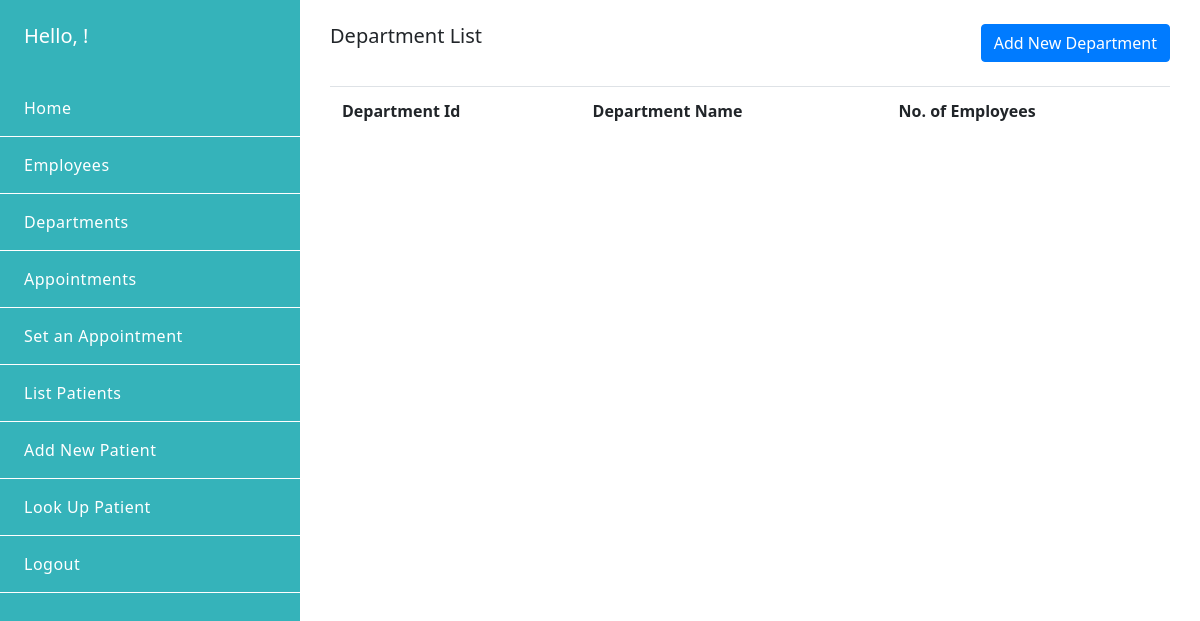
/departments/, run on an earlier commit of the app's database.
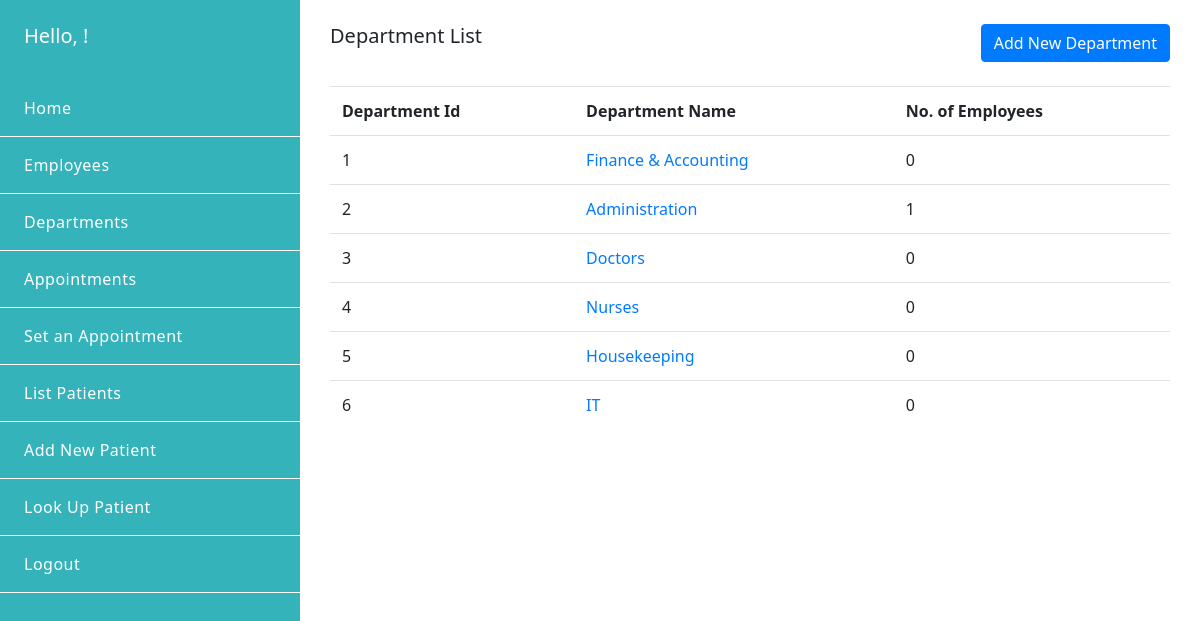
And on a later commit of the database.
### emr/models.py (models this page shows, shortened)
class Department(models.Model):
    id = models.AutoField(primary_key=True)
    name = models.CharField(max_length=50)
    description = models.TextField(blank=True)
    class Meta:
        verbose_name = 'Department'
        verbose_name_plural = 'Departments'
    def get_absolute_url(self):
        return reverse('view_department', args=[self.id])

### emr/views.py (the view)
# urls.py: path('departments/', views.list_departments, name='list_departments'),
def list_departments(request):
    departments = Department.objects.all()
    return render(request, 'emr/list_departments.html', {'departments': departments})

### emr/templates/emr/list_departments.html
{% extends 'backend_base.html' %} {% block content %}
<div class="container-fluid py-4">
  <div class="row">
    <div class="col-sm-6">
      <h5>Department List</h5>
    </div>
    <div class="col-sm-6 text-right">
      <a href="{% url 'add_department' %}" class="btn btn-primary"><span>Add New Department</span></a>
    </div>
  </div>
  <div class="article">
    <table class="table mt-4">
      <tr>
        <th>Department Id</th>
        <th>Department Name</th>
        <th>No. of Employees</th>
      </tr>
      {% for department in departments %}
      <tr>
        <td>  <span>       {{department.id}} </span>      </td>
        <td> <a href="{{department.get_absolute_url }}"> <span>{{department.name}}</span></a></td>
        <td>  <span>       {{department.employees.count}} </span>      </td>
      </tr>
      {% endfor %}
    </table>
  </div>
</div>
{% endblock %}

### emr/templates/backend_base.html (shortened to what this page needs)
<!DOCTYPE html>
<html>
<head>
    {% load static %}
    <link
      rel="stylesheet"
      type="text/css"
      href="{% static 'emr/css/style.css' %}"
    />
    <link
      rel="stylesheet"
      href="https://stackpath.bootstrapcdn.com/bootstrap/4.3.1/css/bootstrap.min.css"
    />
    <link rel="stylesheet" href="https://cdnjs.cloudflare.com/ajax/libs/tempusdominus-bootstrap-4/5.1.2/css/tempusdominus-bootstrap-4.min.css" />
</head>
<body>
    <div class = "container-fluid base-container">
        <div class= "row base-row">
            <div class= "col-sm-12 col-md-6 col-lg-3  col-xl-3 p-0 bg-emr">
              <h5 class="p-4 pb-2 font-white"> Hello, <span style="text-transform:capitalize;">{{request.user.username}} !</span></h5>
              {% include 'emr/nav.html' %}
            </div>
            <div class="col-sm-12 col-md-6 col-lg-9 col-xl-9">
                {% block content %}
                {% endblock content %}
            </div>
        </div>
    </div>
</body>
</html>

### emr/templates/emr/nav.html
<ul class="nav-list p-0">
    <li class="nav-list-item">
        <a href="{% url 'home' %}" class=" font-black pl-4 letter-spacing-05">Home</a>
    </li>
    <li class="nav-list-item">
        <a href="{% url 'list_employees'%}" class=" font-black pl-4 letter-spacing-05">Employees</a>
    </li>
      <li class="nav-list-item">
        <a href="{% url 'list_departments'%}" class=" font-black pl-4 letter-spacing-05">Departments</a>
    </li>
    <li class="nav-list-item">
        <a href="{% url 'list_appointments' %}" class=" font-black pl-4 letter-spacing-05">Appointments</a>
    </li>
    <li class="nav-list-item">
        <a href="{% url 'add_appointment' %}" class=" font-black pl-4 letter-spacing-05">Set an Appointment</a>
    </li>
    <li class="nav-list-item">
        <a href="{% url 'list_patients'%}" class=" font-black pl-4 letter-spacing-05">List Patients</a>
    </li>
    <li class="nav-list-item">
            <a href="{% url 'add_patient' %}" class=" font-black pl-4 letter-spacing-05">Add New Patient</a>
    </li>
    <li class="nav-list-item">
            <a href="{% url 'search_patient' %}" class=" font-black pl-4 letter-spacing-05">Look Up Patient</a>
    </li>
    <li class="nav-list-item">
            <a href="{% url 'logout' %}" class=" font-black pl-4 letter-spacing-05">Logout</a>
    </li>
</ul>

### emr/static/emr/css/style.css (style rules this page uses)
* { font-family: "Noto Sans", sans-serif; transition: all ease-in 0.2s; }
html, body { height: 100%; min-height: 100%; }
.bg-emr { background-color:rgba(3, 161, 169, 0.8); }
.letter-spacing-05 { letter-spacing: 0.5px; }
.font-white { color: rgba(256, 256, 256, 1); }
.font-black { color:rgba(0,0,0,1); }
.base-container { height:100%; }
.base-row { height:100%; }
.nav-list-item { border-bottom: 1px solid rgba(256, 256, 256, 1); }
.nav-list-item a { display:block; padding:1em; color:rgba(256,256,256,1); }

What changed in the data, as far as the page shows it:
added Department: id "1", name "Finance & Accounting", employees.count "0"
added Department: id "2", name "Administration", employees.count "1"
added Department: id "3", name "Doctors", employees.count "0"
added Department: id "4", name "Nurses", employees.count "0"
added Department: id "5", name "Housekeeping", employees.count "0"
added Department: id "6", name "IT", employees.count "0"
